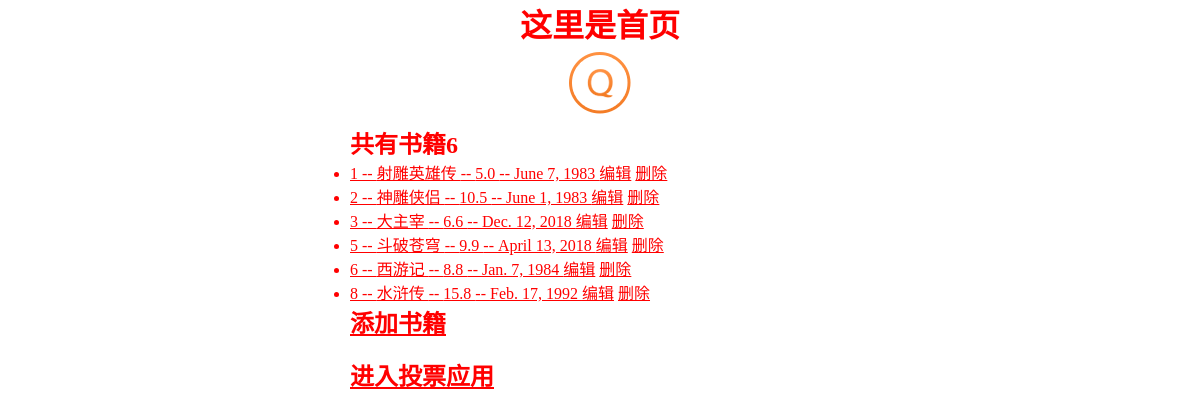
/, run on an earlier commit of the app's database.
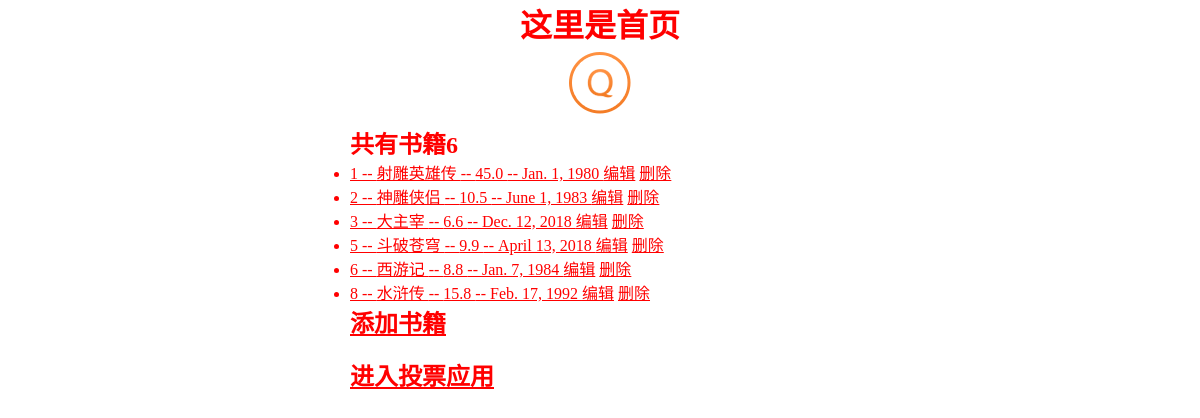
And on a later commit of the database.
### booktest/models.py (models this page shows)
class Book(models.Model):
    title = models.CharField(max_length=20)
    price = models.FloatField(default=0)
    pub_date = models.DateField(default="1983-06-01")
    def __str__(self):
        return self.title

### booktest/views.py (the view)
# urls.py: url(r'^$',views.index,name='index'),
def index(request):
    books = Book.objects.all()
    return render(request, 'index.html', {"books": books})

### templates/index.html (shortened to what this page needs)
<!DOCTYPE html>
<html lang="en">
<head>
    <link rel="stylesheet" href="/static/css/main.css">
</head>
<body>
    <div class="container">
        <h1 class="center">这里是首页</h1>
        <div>
            <div class="center">
                <img src="/static/img/tupian.png" alt="">
            </div>
             <h2>共有书籍{{books.count}}</h2>
            <ul>
                {% for book in books %}
                    <li>
                        <a href="{% url 'booktest:detail' book.id %}">  {{book.id}} -- {{book.title}} -- {{book.price}} -- {{book.pub_date}}  </a>
                        <a href="{% url 'booktest:editbook' book.id %}">编辑</a>
                        <a href="{% url 'booktest:deletebook' book.id %}"> 删除 </a>
                    </li>
                {% endfor %}
            </ul>
            <h2><a href="{% url 'booktest:addbook' %}">添加书籍</a></h2>
            <br>
            <h2><a href="{% url 'polls:pindex' %}">进入投票应用</a></h2>
        </div>
    </div>
</body>
</html>

What changed in the data, as far as the page shows it:
changed Book "射雕英雄传": price "5.0" → "45.0"; pub_date "June 7, 1983" → "Jan. 1, 1980"
